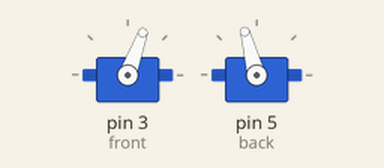
Bench run of a sketch on a simulated Arduino Uno, built with avr-gcc and run on an emulated ATmega328P. Parts: 2 × servo.

Above: at 3.05 s.
Timing chart, 0 to 6.0 s (numbered marks = the images above):
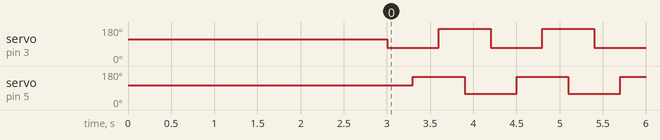

The sketch:

code.ino
```cpp
//This code is created by #ATALL youtube channel. For more information visit : 'atall robotics' on youtube

//***************************************************************************************************************
//     ||  ||     ||   ||||||||   ||   ||       ||
//   |||||||||| ||  ||    ||    ||  || ||       ||
//     ||  ||   ||  ||    ||    ||  || ||       ||
//   |||||||||| ||||||    ||    |||||| ||       ||
//     ||  ||   ||  ||    ||    ||  || |||||||| ||||||||
//***************************************************************************************************************

#include <Servo.h>
#define d 300
Servo front;
Servo back;

 int pos1 = 115; int pos2  = 105;
 void setup() {
  Serial.begin(115200);
  front.attach(3);             // 1 --> stand position = 110 degree
  back.attach(5);             // 2 --> stand position = 110 degree

 front.write(pos1);
 back.write(pos2);
 delay(3000);
}

int state;
void loop()
{
   front.write(70);
   delay(d);
   back.write(150);
   delay(d);
   front.write(170);
   delay(d);
   back.write(60);
   delay(d);


}
```

Measured:
- by itself, servo on pin 3 (front): alternates 170° for 0.60 s and 70° for 0.60 s
- by itself, servo on pin 5 (back): alternates 150° for 0.60 s and 60° for 0.60 s
